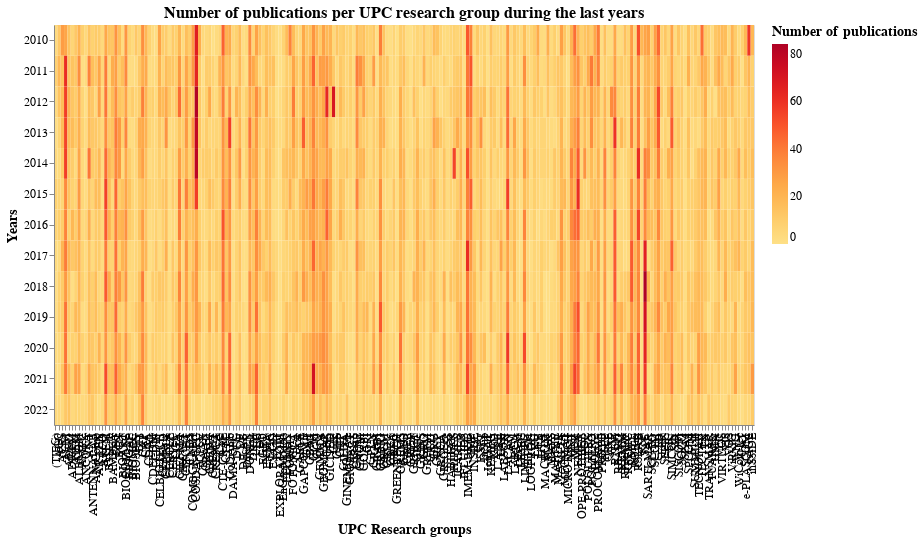

Notebook cell for this chart:
### Markdown cell above
## Exercice 2.2: Visualizations
Now we can start making the visualization. We will begin by identifying the objective that we want to fulfil, that is to compare quantities. The problem here is the great amount of data, which can lead us to clutter. For that, using a heatmap can be a good option.

### Code cell
vis2 = alt.Chart(df2).mark_rect(
    ).encode(
    x=alt.X('GRUP DE RECERCA UPC ACRO:O', title='UPC Research groups', axis = alt.Axis (labelFontSize=12, titleFontSize = 14)),
    y=alt.Y('ANYS:O', title='Years', axis = alt.Axis (labelFontSize=12, titleFontSize = 14)),
    color=alt.Color('PUBLICACIONS:Q',
              title='Number of publications',
              scale=alt.Scale(scheme='yelloworangered'), legend = alt.Legend(titleFontSize = 14, labelFontSize=12))
    ).properties (
        title=alt.TitleParams("Number of publications per UPC research group during the last years",fontSize=16),
        width = 700,
        height = 400
    )

vis2

### Figure 1 — Vega-Lite specification as saved in the notebook (floating-point values rounded to 4 significant figures; data arrays with more than 128 entries replaced by an {"elided": "..."} marker saying what was removed)
{"config": {"view": {"continuousWidth": 400, "continuousHeight": 300}}, "data": {"name": "data-3327c0e5ff973f7de0a098e8b8285d82"}, "mark": "rect", "encoding": {"color": {"field": "PUBLICACIONS", "legend": {"labelFontSize": 12, "titleFontSize": 14}, "scale": {"scheme": "yelloworangered"}, "title": "Number of publications", "type": "quantitative"}, "x": {"axis": {"labelFontSize": 12, "titleFontSize": 14}, "field": "GRUP DE RECERCA UPC ACRO", "title": "UPC Research groups", "type": "ordinal"}, "y": {"axis": {"labelFontSize": 12, "titleFontSize": 14}, "field": "ANYS", "title": "Years", "type": "ordinal"}}, "height": 400, "title": {"text": "Number of publications per UPC research group during the last years", "fontSize": 16}, "width": 700, "$schema": "https://vega.github.io/schema/vega-lite/v4.17.0.json", "datasets": {"data-3327c0e5ff973f7de0a098e8b8285d82": {"elided": "2717 records"}}}
